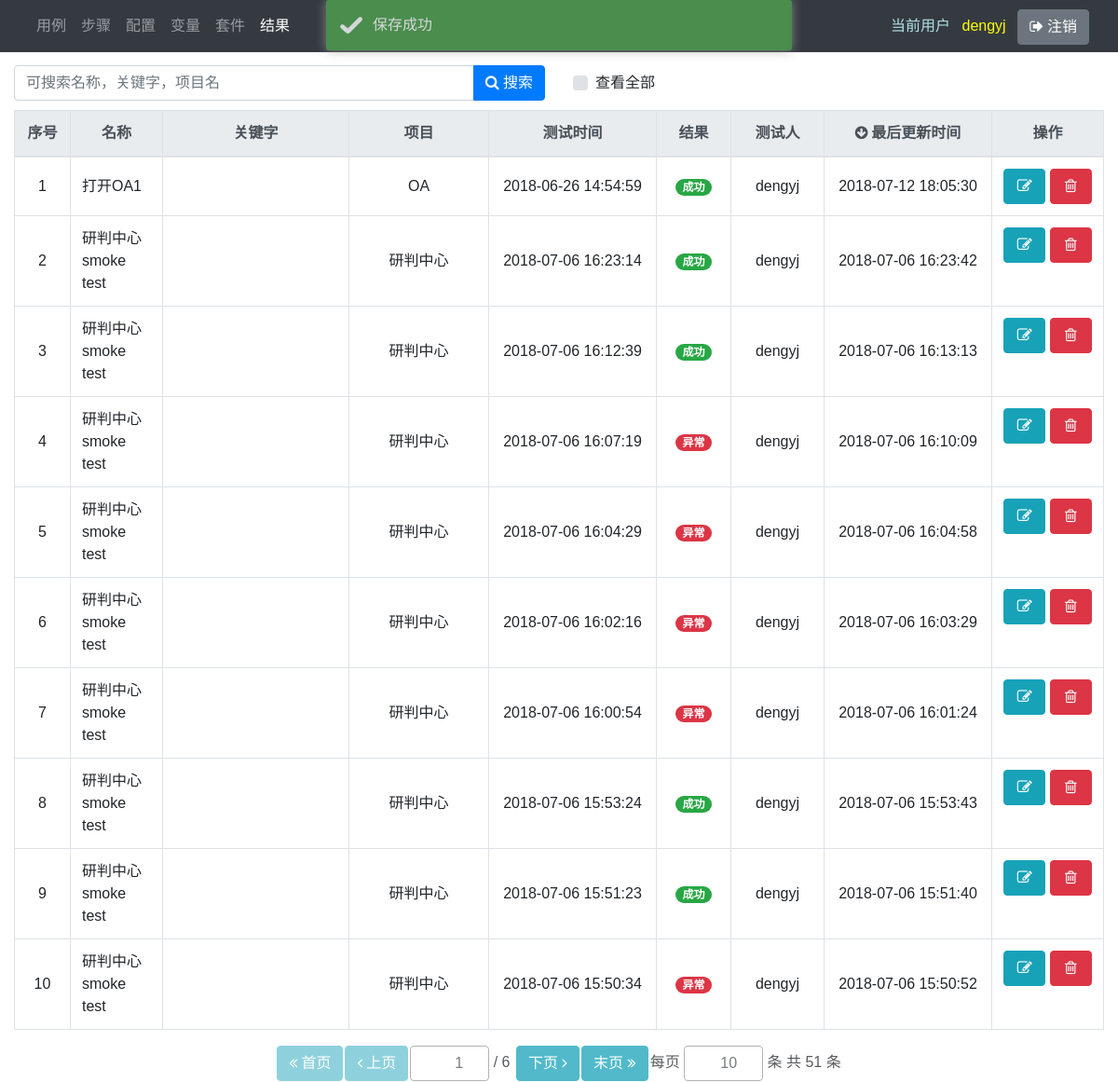
The page /home/ (signed in) on the database its author committed.
### main/models.py (models this page shows, shortened)
class SuiteResult(models.Model):
    code = models.UUIDField(auto_created=True, default=uuid.uuid1, editable=False)
    name = models.CharField(max_length=100)
    description = models.TextField(blank=True)
    keyword = models.CharField(blank=True, max_length=100)
    is_active = models.BooleanField(default=True)
    base_timeout = models.FloatField(default=10)
    ui_get_ss = models.BooleanField(default=True)
    thread_count = models.IntegerField(default=1)
    config = models.TextField(blank=True, null=True)
    variable_group = models.TextField(blank=True, null=True)
    project = models.ForeignKey('main.Project', on_delete=models.SET_NULL, blank=True, null=True)
    suite = models.ForeignKey('main.Suite', on_delete=models.SET_NULL, null=True, blank=True)
    creator = models.ForeignKey(
        User, verbose_name='创建人', related_name='suite_result_creator', on_delete=models.SET_NULL, blank=True,
        null=True)
    created_date = models.DateTimeField('创建时间', auto_now_add=True, null=True)
    modifier = models.ForeignKey(
        User, verbose_name='修改人', related_name='suite_result_modifier', on_delete=models.SET_NULL, blank=True,
        null=True)
    modified_date = models.DateTimeField('修改时间', auto_now=True, null=True)
    start_date = models.DateTimeField(verbose_name='开始时间', blank=True, null=True)
    end_date = models.DateTimeField(verbose_name='结束时间', blank=True, null=True)
    execute_count = models.IntegerField(blank=True, null=True)
    pass_count = models.IntegerField(blank=True, null=True)
    fail_count = models.IntegerField(blank=True, null=True)
    error_count = models.IntegerField(blank=True, null=True)
    result_status_list = (
        (1, '成功'),
        (2, '失败'),
        (3, '异常'),
    )
    result_status = models.IntegerField(blank=True, null=True)

### main/views/result.py (the view)
# urls.py: path('home/', result.list_, name='home'),
@login_required
def list_(request):
    page = request.GET.get('page')
    size = request.GET.get('size', request.COOKIES.get('size'))
    search_text = str(request.GET.get('search_text', ''))
    order_by = request.GET.get('order_by', 'modified_date')
    order_by_reverse = request.GET.get('order_by_reverse', 'True')
    all_ = request.GET.get('all_', 'False')
    page = change_to_positive_integer(page, 1)
    size = change_to_positive_integer(size, 10)
    if order_by_reverse == 'True':
        order_by_reverse = True
    else:
        order_by_reverse = False
    if all_ == 'False':
        all_ = False
    else:
        all_ = True
    if request.session.get('status', None) == 'success':
        prompt = 'success'
    request.session['status'] = None
    q = get_query_condition(search_text)
    if all_:
        objects = SuiteResult.objects.filter(q, is_active=True).order_by('-start_date').values(
            'pk', 'name', 'keyword', 'project__name', 'start_date', 'result_status', 'creator', 'creator__username',
            'modified_date')
    else:
        objects = SuiteResult.objects.filter(q, is_active=True, creator=request.user).order_by('-start_date').values(
            'pk', 'name', 'keyword', 'project__name',  'start_date', 'result_status', 'creator', 'creator__username',
            'modified_date')
    result_status_list = SuiteResult.result_status_list
    d = {l[0]: l[1] for l in result_status_list}
    for o in objects:
        o['result_status_str'] = d.get(o['result_status'], 'N/A')
    if objects:
        if order_by not in objects[0]:
            order_by = 'modified_date'
        objects = sorted(objects, key=lambda x: x[order_by], reverse=order_by_reverse)
    paginator = Paginator(objects, size)
    try:
        objects = paginator.page(page)
    except PageNotAnInteger:
        objects = paginator.page(1)
        page = 1
    except EmptyPage:
        objects = paginator.page(paginator.num_pages)
        page = paginator.num_pages
    order_by_form = OrderByForm(initial={'order_by': order_by, 'order_by_reverse': order_by_reverse})
    paginator_form = PaginatorForm(initial={'page': page, 'size': size}, page_max_value=paginator.num_pages)
    cookies = [Cookie('size', size, path=request.path)]
    respond = render(request, 'main/result/list.html', locals())
    for cookie in cookies:
        respond.set_cookie(cookie.key, cookie.value, cookie.max_age, cookie.expires, cookie.path)
    return respond

### main/forms.py
class OrderByForm(forms.Form):
    order_by = forms.CharField(max_length=100, required=False, widget=forms.HiddenInput)
    order_by_reverse = forms.BooleanField(required=False, widget=forms.HiddenInput)

class PaginatorForm(forms.Form):
    size = forms.IntegerField(min_value=1, max_value=10000, required=False)
    def __init__(self, page_max_value, *args, **kwargs):
        super(PaginatorForm, self).__init__(*args, **kwargs)
        self.fields['page'] = forms.IntegerField(min_value=1, max_value=page_max_value, required=False)

### main/views/general.py (called while the page is built)
def get_query_condition(search_text):
    search_text = search_text.replace('\\ ', '#{$blank}#')
    search_text_or_list = search_text.split(' ')
    q = Q()
    for search_text_or in search_text_or_list:
        search_text_or = search_text_or.replace('#{$blank}#', ' ')
        search_text_and_list = search_text_or.split('#&&#')
        q1 = Q()
        q2 = Q()
        q3 = Q()
        for search_text_and in search_text_and_list:
            if search_text_and == '':
                continue
            q1 &= Q(name__icontains=search_text_and)
            q2 &= Q(keyword__icontains=search_text_and)
            q3 &= Q(project__name__icontains=search_text_and)
        q |= q1 | q2 | q3
    return q

def change_to_positive_integer(value, default=1):
    if str(value).isdigit() and int(value) > 0:
        value = int(value)
    else:
        value = default
    return value

### main/templates/main/result/list.html (shortened to what this page needs)
{% extends 'main/list_base.html' %}
{% block tools_bar %}
    {% include 'main/include/tools_bar.html' %}
{% endblock %}
{% block result_table %}
    <div class="table-responsive" id='result_table'>
        <table class="table table-bordered table-hover">
            <colgroup>
                <col style='width: 60px;'>
                <col>
                <col style='width: 200px;'>
                <col style='width: 150px;'>
                <col style='width: 180px;'>
                <col style='width: 80px;'>
                <col style='width: 100px;'>
                <col style='width: 180px;'>
                <col style='width: 120px;'>
            </colgroup>
            <thead class="thead-light middle">
                <tr>
                    <th>序号</th>
                    <th order_by_text="name">名称</th>
                    <th order_by_text="keyword">关键字</th>
                    <th order_by_text="project__name">项目</th>
                    <th order_by_text="start_date">测试时间</th>
                    <th order_by_text="result_status_str">结果</th>
                    <th order_by_text="creator__username">测试人</th>
                    <th order_by_text="modified_date">最后更新时间</th>
                    <th>操作</th>
                </tr>
            </thead>
            <tbody>
                {% for obj in objects %}
                    <tr pk="{{ obj.pk }}" edit_url="{% url 'result' obj.pk %}" quick_update_url="{% url 'result_quick_update' obj.pk %}" del_url="{% url 'result_delete' obj.pk %}">
                        <td col_name='index' class="middle"></td>
                        <td {% if request.user.pk == obj.creator %}quick_update{% endif %} col_name='name' class="align-middle">{{ obj.name }}</td>
                        <td {% if request.user.pk == obj.creator %}quick_update{% endif %} col_name='keyword' class="align-middle">{{ obj.keyword }}</td>
                        <td col_name='project__name' class="middle">{{ obj.project__name }}</td>
                        <td col_name='start_date' class="middle">{{ obj.start_date }}</td>
                        {% if obj.result_status == 1 %}
                            <td class="middle"><span class="badge badge-pill badge-success">{{ obj.result_status_str }}</span></td>
                        {% elif obj.result_status == 2 %}
                            <td class="middle"><span class="badge badge-pill badge-warning">{{ obj.result_status_str }}</span></td>
                        {% else %}
                            <td class="middle"><span class="badge badge-pill badge-danger">{{ obj.result_status_str }}</span></td>
                        {% endif %}
                        <td col_name='creator__username' class="middle">{{ obj.creator__username }}</td>
                        <td col_name='modified_date' class="middle">{{ obj.modified_date }}</td>
                        <td>
                            <div class="middle">
                                {% if request.user.pk == obj.creator %}
                                    <button type="button" name="edit_button" class="btn btn-info list_button" data-toggle="tooltip" title="编辑"><i class="icon-edit"></i></button>
                                    <button type="button" name="delete_button" class="btn btn-danger list_button" data-toggle="tooltip" title="删除"><i class="icon-trash"></i></button>
                                {% else %}
                                    <button type="button" name="edit_button" class="btn btn-info list_button" data-toggle="tooltip" title="查看"><i class="icon-list"></i></button>
                                {% endif %}
                            </div>
                        </td>
                    </tr>
                {% empty %}
                    <tr>
                        <td colspan="9" class="text-center bg-secondary"><span class="text-white">无数据</span></td>
                    </tr>
                {% endfor %}
            </tbody>
        </table>
    </div>
{% endblock %}

### main/templates/main/include/navbar.html (shortened to what this page needs)
<nav class="navbar navbar-expand-lg navbar-dark bg-dark fixed-top" id="navbar">
   <div class="container-fluid">
       <div class="collapse navbar-collapse">
           <ul class="navbar-nav">
                <li class="nav-item" id="nav_case">
                    <a class="nav-link" href="{% url 'cases' %}">用例</a>
                </li>
                <li class="nav-item" id="nav_step">
                    <a class="nav-link" href="{% url 'steps' %}">步骤</a>
                </li>
                <li class="nav-item" id="nav_config">
                    <a class="nav-link" href="{% url 'configs' %}">配置</a>
                </li>
                <li class="nav-item" id="nav_variable">
                    <a class="nav-link" href="{% url 'variable_groups' %}">变量</a>
                </li>
                <li class="nav-item" id="nav_suite">
                    <a class="nav-link" href="{% url 'suites' %}">套件</a>
                </li>
                <li class="nav-item" id="nav_result">
                    <a class="nav-link" href="{% url 'results' %}">结果</a>
                </li>
            </ul>
       </div>
       <div class="justify-content-end">
            <div class="">
                <span class="navbar-text" style="color: powderblue;">当前用户</span>
                <span class="navbar-text" style="color: yellow; padding: 0 0.5em">{{ request.user }}</span>
                <button id="logout_btn" class="btn btn-secondary" type="button"><i class="icon-signout">&nbsp;</i>注销</button>
            </div>
       </div>
</nav>

### main/static/main/css/main.css (style rules this page uses)
body { font-family: Arial, Microsoft YaHei, SimHei; }
div.paginator input { border: 1px solid rgb(153, 153, 153); resize: vertical; text-align: right; }
.middle { text-align: center !important; vertical-align: middle!important; }

### main/templates/main/list_base.html (style rules this page uses)
.list_button { width: 45px; }

### rows shown on the page
SuiteResult: name "打开OA1", project__name "OA", start_date "2018-06-26 14:54:59", result_status_str "成功", creator__username "dengyj", modified_date "2018-07-12 18:05:30"
SuiteResult: name "研判中心 smoke test", project__name "研判中心", start_date "2018-07-06 16:23:14", result_status_str "成功", creator__username "dengyj", modified_date "2018-07-06 16:23:42"
SuiteResult: name "研判中心 smoke test", project__name "研判中心", start_date "2018-07-06 16:12:39", result_status_str "成功", creator__username "dengyj", modified_date "2018-07-06 16:13:13"
SuiteResult: name "研判中心 smoke test", project__name "研判中心", start_date "2018-07-06 16:07:19", result_status_str "异常", creator__username "dengyj", modified_date "2018-07-06 16:10:09"
SuiteResult: name "研判中心 smoke test", project__name "研判中心", start_date "2018-07-06 16:04:29", result_status_str "异常", creator__username "dengyj", modified_date "2018-07-06 16:04:58"
SuiteResult: name "研判中心 smoke test", project__name "研判中心", start_date "2018-07-06 16:02:16", result_status_str "异常", creator__username "dengyj", modified_date "2018-07-06 16:03:29"
SuiteResult: name "研判中心 smoke test", project__name "研判中心", start_date "2018-07-06 16:00:54", result_status_str "异常", creator__username "dengyj", modified_date "2018-07-06 16:01:24"
SuiteResult: name "研判中心 smoke test", project__name "研判中心", start_date "2018-07-06 15:53:24", result_status_str "成功", creator__username "dengyj", modified_date "2018-07-06 15:53:43"
SuiteResult: name "研判中心 smoke test", project__name "研判中心", start_date "2018-07-06 15:51:23", result_status_str "成功", creator__username "dengyj", modified_date "2018-07-06 15:51:40"
SuiteResult: name "研判中心 smoke test", project__name "研判中心", start_date "2018-07-06 15:50:34", result_status_str "异常", creator__username "dengyj", modified_date "2018-07-06 15:50:52"

### other values the page prints
{{ request.user }} "dengyj"
{{ paginator.num_pages|default:0 }} "6"
{{ paginator.count|default:0 }} "51"
